Frame 1 (no input): blank canvas, image omitted
Frame 60 (no input): blank canvas, image omitted
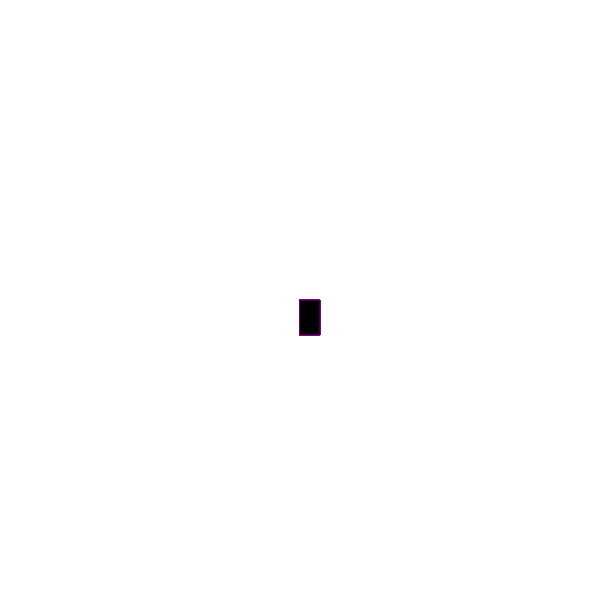
Frame 120 (the mouse pressed at the canvas centre since frame 60)

The p5.js sketch whose frames 1 and 60 were blank and that drew this single picture after the mouse press (run headless with seeded random() and noise() and a simulated clock; from frame 60 on, the mouse is pressed at the canvas centre):

// p5.js sketch
// ── sketch.js
function setup() {
    createCanvas(600, 600);
    background("white");
  }
  
  function draw() {
    stroke("purple");
    fill("black");
  
    // console.log(mouseIsPressed)
  
    if (mouseIsPressed) {
      rect(mouseX, mouseY, 20, 35);
    }
  }
